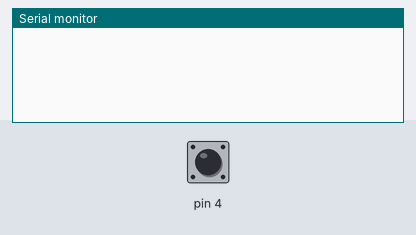
The sketch below on a simulated Arduino Uno, built with avr-gcc and run on an emulated ATmega328P. Parts: the last lines printed to the serial monitor. The inputs (shaded band) are chosen by the test bench; at power-on: pin 4 HIGH.

Above: at 1.2 s.
1.3 s: pin 4 pulled LOW for 0.15 s
At 1.43 s:
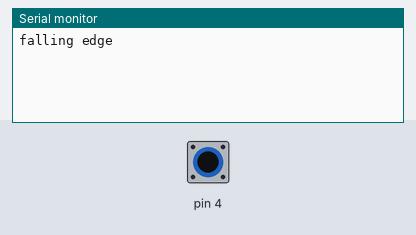
At 2.7 s:
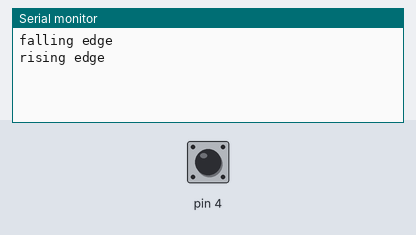

Measured:
- after the input at 1.3 s, the serial monitor: prints a new line at once (image 1)

The sketch:

arduino_detecting_digital_change.ino
```cpp
//open serial monitor and set baudrate 38400
//connect pin 4 to ground and it should say 'falling edge' in the monitor

int lastReading= -1;

void setup() {
  Serial.begin(38400);
  pinMode(4, INPUT_PULLUP);
}
void loop() {

  int reading= digitalRead(4);
  if((reading==1)&&(lastReading==0)) {
    Serial.println("rising edge");
  }
  if((reading==0)&&(lastReading==1)) {
    Serial.println("falling edge");
  }
  lastReading= reading;

  delay(10);
}
```
